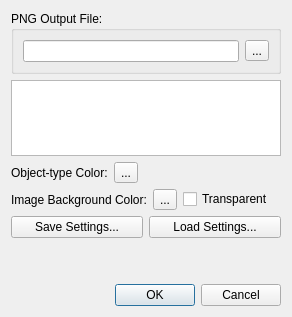
<?xml version="1.0" encoding="UTF-8"?>
<ui version="4.0">
 <class>PNGZonesDialog</class>
 <widget class="QDialog" name="PNGZonesDialog">
  <property name="geometry">
   <rect>
    <x>0</x>
    <y>0</y>
    <width>292</width>
    <height>317</height>
   </rect>
  </property>
  <property name="windowTitle">
   <string>Zones To PNG</string>
  </property>
  <layout class="QGridLayout" name="gridLayout">
   <item row="5" column="0">
    <spacer name="verticalSpacer">
     <property name="orientation">
      <enum>Qt::Vertical</enum>
     </property>
     <property name="sizeHint" stdset="0">
      <size>
       <width>20</width>
       <height>40</height>
      </size>
     </property>
    </spacer>
   </item>
   <item row="7" column="0">
    <widget class="QDialogButtonBox" name="buttonBox">
     <property name="orientation">
      <enum>Qt::Horizontal</enum>
     </property>
     <property name="standardButtons">
      <set>QDialogButtonBox::Cancel|QDialogButtonBox::Ok</set>
     </property>
    </widget>
   </item>
   <item row="1" column="0">
    <widget class="QListWidget" name="listWidget">
     <property name="sizePolicy">
      <sizepolicy hsizetype="Expanding" vsizetype="Expanding">
       <horstretch>0</horstretch>
       <verstretch>1</verstretch>
      </sizepolicy>
     </property>
    </widget>
   </item>
   <item row="0" column="0">
    <widget class="QGroupBox" name="groupBox">
     <property name="title">
      <string>PNG Output File:</string>
     </property>
     <layout class="QHBoxLayout" name="horizontalLayout">
      <item>
       <widget class="QLineEdit" name="pngEdit">
        <property name="readOnly">
         <bool>true</bool>
        </property>
       </widget>
      </item>
      <item>
       <widget class="QToolButton" name="pngBrowse">
        <property name="text">
         <string>...</string>
        </property>
       </widget>
      </item>
     </layout>
    </widget>
   </item>
   <item row="2" column="0">
    <layout class="QHBoxLayout" name="horizontalLayout_2">
     <item>
      <widget class="QLabel" name="colorLabel">
       <property name="text">
        <string>Object-type Color:</string>
       </property>
      </widget>
     </item>
     <item>
      <widget class="Tiled::Internal::ColorButton" name="colorButton">
       <property name="text">
        <string>...</string>
       </property>
      </widget>
     </item>
     <item>
      <spacer name="horizontalSpacer">
       <property name="orientation">
        <enum>Qt::Horizontal</enum>
       </property>
       <property name="sizeHint" stdset="0">
        <size>
         <width>40</width>
         <height>20</height>
        </size>
       </property>
      </spacer>
     </item>
    </layout>
   </item>
   <item row="4" column="0">
    <layout class="QHBoxLayout" name="horizontalLayout_3">
     <item>
      <widget class="QPushButton" name="saveAsButton">
       <property name="text">
        <string>Save Settings...</string>
       </property>
      </widget>
     </item>
     <item>
      <widget class="QPushButton" name="loadButton">
       <property name="text">
        <string>Load Settings...</string>
       </property>
      </widget>
     </item>
    </layout>
   </item>
   <item row="3" column="0">
    <layout class="QHBoxLayout" name="horizontalLayout_4">
     <item>
      <widget class="QLabel" name="imageBGLabel">
       <property name="text">
        <string>Image Background Color:</string>
       </property>
      </widget>
     </item>
     <item>
      <widget class="Tiled::Internal::ColorButton" name="imageBGButton">
       <property name="text">
        <string>...</string>
       </property>
      </widget>
     </item>
     <item>
      <widget class="QCheckBox" name="imageTransparentBG">
       <property name="text">
        <string>Transparent</string>
       </property>
      </widget>
     </item>
     <item>
      <spacer name="horizontalSpacer_2">
       <property name="orientation">
        <enum>Qt::Horizontal</enum>
       </property>
       <property name="sizeHint" stdset="0">
        <size>
         <width>40</width>
         <height>20</height>
        </size>
       </property>
      </spacer>
     </item>
    </layout>
   </item>
  </layout>
 </widget>
 <customwidgets>
  <customwidget>
   <class>Tiled::Internal::ColorButton</class>
   <extends>QToolButton</extends>
   <header location="global">colorbutton.h</header>
  </customwidget>
 </customwidgets>
 <resources/>
 <connections>
  <connection>
   <sender>buttonBox</sender>
   <signal>accepted()</signal>
   <receiver>PNGZonesDialog</receiver>
   <slot>accept()</slot>
   <hints>
    <hint type="sourcelabel">
     <x>254</x>
     <y>309</y>
    </hint>
    <hint type="destinationlabel">
     <x>157</x>
     <y>274</y>
    </hint>
   </hints>
  </connection>
  <connection>
   <sender>buttonBox</sender>
   <signal>rejected()</signal>
   <receiver>PNGZonesDialog</receiver>
   <slot>reject()</slot>
   <hints>
    <hint type="sourcelabel">
     <x>285</x>
     <y>309</y>
    </hint>
    <hint type="destinationlabel">
     <x>286</x>
     <y>274</y>
    </hint>
   </hints>
  </connection>
 </connections>
</ui>
